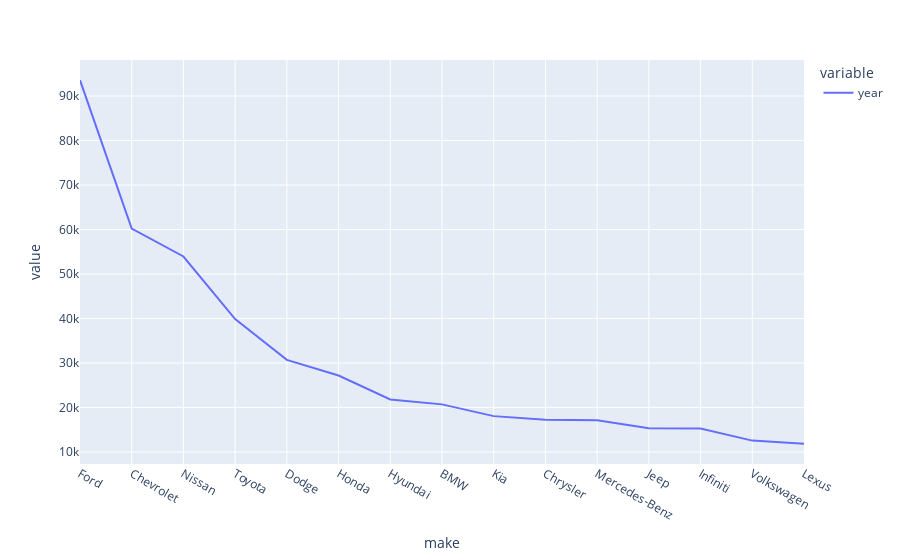

Notebook code cell kept with this figure:
### Code cell
px.line(yrsell)

### Figure 1 — Plotly figure (JSON) as saved in the notebook; plotly's stock layout.template omitted (floating-point values rounded to 4 significant figures)
{"data": [{"hovertemplate": "variable=year<br>make=%{x}<br>value=%{y}<extra></extra>", "legendgroup": "year", "line": {"color": "#636efa", "dash": "solid"}, "marker": {"symbol": "circle"}, "mode": "lines", "name": "year", "orientation": "v", "showlegend": true, "type": "scatter", "x": ["Ford", "Chevrolet", "Nissan", "Toyota", "Dodge", "Honda", "Hyundai", "BMW", "Kia", "Chrysler", "Mercedes-Benz", "Jeep", "Infiniti", "Volkswagen", "Lexus"], "xaxis": "x", "y": [93554, 60197, 53946, 39871, 30710, 27206, 21816, 20719, 18077, 17276, 17141, 15372, 15305, 12581, 11861], "yaxis": "y"}], "layout": {"legend": {"title": {"text": "variable"}, "tracegroupgap": 0}, "margin": {"t": 60}, "xaxis": {"anchor": "y", "domain": [0, 1], "title": {"text": "make"}}, "yaxis": {"anchor": "x", "domain": [0, 1], "title": {"text": "value"}}}}
